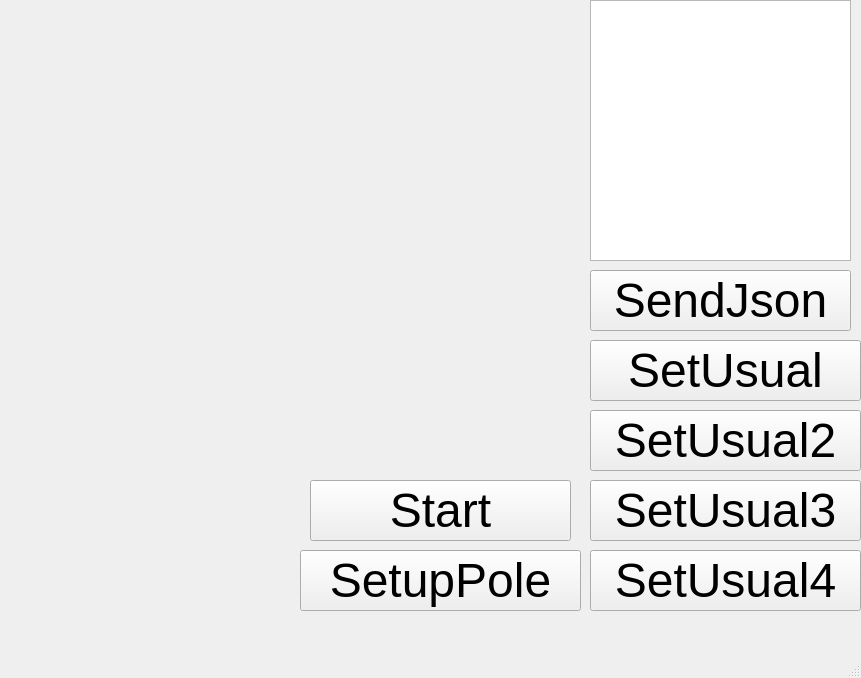
<?xml version="1.0" encoding="UTF-8"?>
<ui version="4.0">
 <class>MainWindow</class>
 <widget class="QMainWindow" name="MainWindow">
  <property name="geometry">
   <rect>
    <x>0</x>
    <y>0</y>
    <width>861</width>
    <height>678</height>
   </rect>
  </property>
  <property name="windowTitle">
   <string>MainWindow</string>
  </property>
  <widget class="QWidget" name="centralwidget">
   <widget class="QTextEdit" name="textEdit">
    <property name="geometry">
     <rect>
      <x>590</x>
      <y>0</y>
      <width>261</width>
      <height>261</height>
     </rect>
    </property>
   </widget>
   <widget class="QPushButton" name="pushButton">
    <property name="geometry">
     <rect>
      <x>310</x>
      <y>480</y>
      <width>261</width>
      <height>61</height>
     </rect>
    </property>
    <property name="font">
     <font>
      <pointsize>36</pointsize>
     </font>
    </property>
    <property name="text">
     <string>Start</string>
    </property>
   </widget>
   <widget class="QPushButton" name="sendJson_btn">
    <property name="geometry">
     <rect>
      <x>590</x>
      <y>270</y>
      <width>261</width>
      <height>61</height>
     </rect>
    </property>
    <property name="font">
     <font>
      <pointsize>36</pointsize>
     </font>
    </property>
    <property name="text">
     <string>SendJson</string>
    </property>
   </widget>
   <widget class="QPushButton" name="set_usual_btn">
    <property name="geometry">
     <rect>
      <x>590</x>
      <y>340</y>
      <width>271</width>
      <height>61</height>
     </rect>
    </property>
    <property name="font">
     <font>
      <pointsize>36</pointsize>
     </font>
    </property>
    <property name="text">
     <string>SetUsual</string>
    </property>
   </widget>
   <widget class="QPushButton" name="set_usual_btn_2">
    <property name="geometry">
     <rect>
      <x>590</x>
      <y>410</y>
      <width>271</width>
      <height>61</height>
     </rect>
    </property>
    <property name="font">
     <font>
      <pointsize>36</pointsize>
     </font>
    </property>
    <property name="text">
     <string>SetUsual2</string>
    </property>
   </widget>
   <widget class="QPushButton" name="set_usual_btn_3">
    <property name="geometry">
     <rect>
      <x>590</x>
      <y>480</y>
      <width>271</width>
      <height>61</height>
     </rect>
    </property>
    <property name="font">
     <font>
      <pointsize>36</pointsize>
     </font>
    </property>
    <property name="text">
     <string>SetUsual3</string>
    </property>
   </widget>
   <widget class="QPushButton" name="set_usual_btn_4">
    <property name="geometry">
     <rect>
      <x>590</x>
      <y>550</y>
      <width>271</width>
      <height>61</height>
     </rect>
    </property>
    <property name="font">
     <font>
      <pointsize>36</pointsize>
     </font>
    </property>
    <property name="text">
     <string>SetUsual4</string>
    </property>
   </widget>
   <widget class="QPushButton" name="setup_pole_window_btn">
    <property name="geometry">
     <rect>
      <x>300</x>
      <y>550</y>
      <width>281</width>
      <height>61</height>
     </rect>
    </property>
    <property name="font">
     <font>
      <pointsize>36</pointsize>
     </font>
    </property>
    <property name="text">
     <string>SetupPole</string>
    </property>
   </widget>
  </widget>
  <widget class="QMenuBar" name="menubar">
   <property name="geometry">
    <rect>
     <x>0</x>
     <y>0</y>
     <width>861</width>
     <height>25</height>
    </rect>
   </property>
  </widget>
  <widget class="QStatusBar" name="statusbar"/>
 </widget>
 <resources/>
 <connections/>
</ui>
